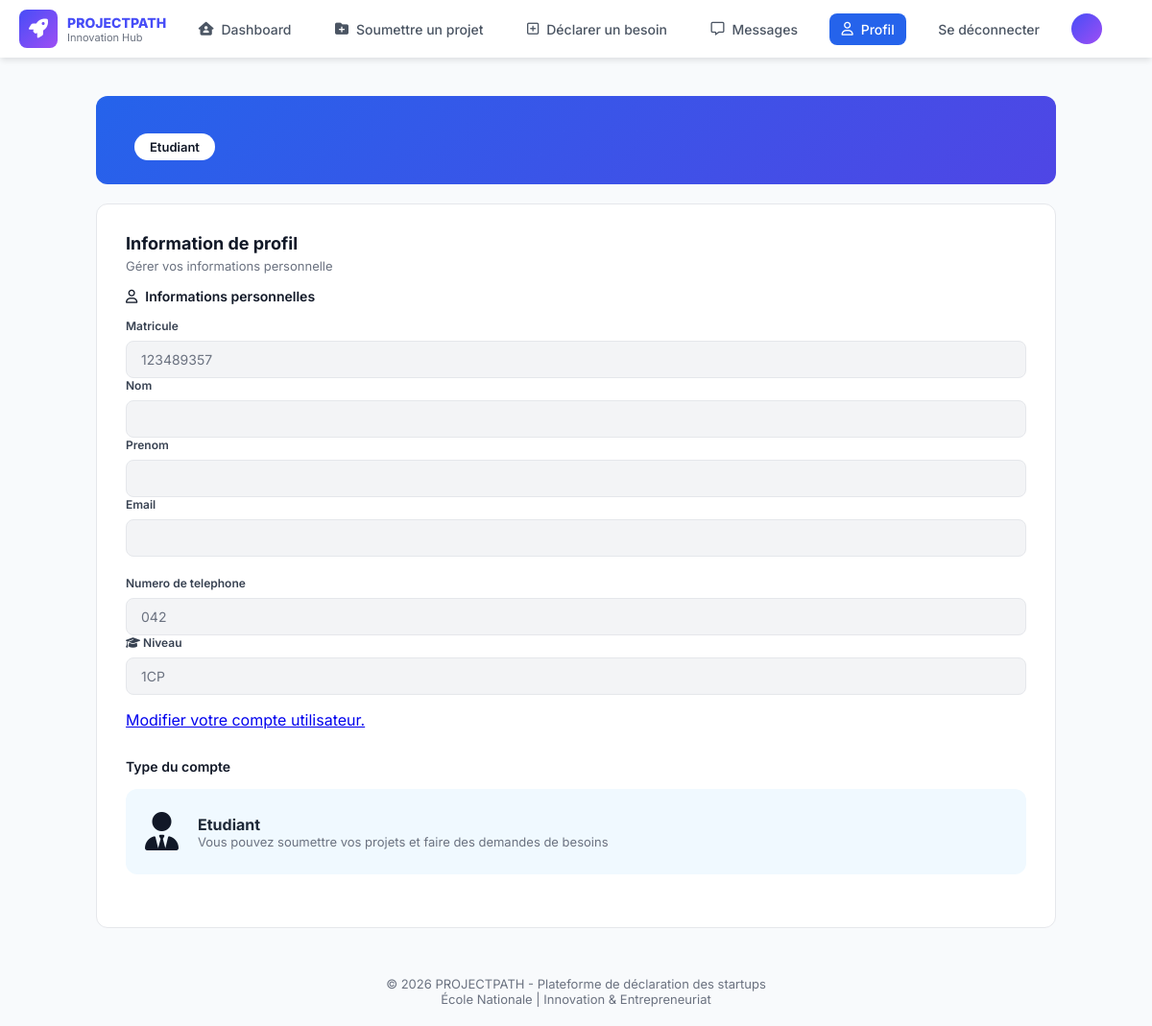
The app's page /user/12 (signed in) with its own data.
### PP/models.py (models this page shows, shortened)
class CompteEtudiant(AbstractUser, PermissionsMixin):
    matricule = models.fields.IntegerField(unique=True, validators= [Validate_matricule], default = "123889357")
    class Niveau(models.TextChoices):
        one = "1CP", "1CP"
        two = "2CP", "2CP"
        three = "1CS" , "1CS"
        four = "2CS" , "2CS"
        five = "3CS", "3CS"
    niveau_etude = models.fields.CharField(max_length = 5 , choices = Niveau.choices, default = "1CP")
    telephone = models.fields.IntegerField(validators=[Validate_telephone], default=42)
    class Meta:
        verbose_name = "User"
        verbose_name_plural = "Users"

### PP/views_user.py (the view)
# urls.py: path("user/<int:user_id>", views_user.user_details, name="user_details"),
@login_required
def user_details(request, user_id):
    if request.user.id != user_id:
        return redirect("logout")
    user = CompteEtudiant.objects.get(id = user_id)
    return render(request, "Student/user.html", {"user": user, "user_id": user_id})

### PP/template/Student/user.html (shortened to what this page needs)
{% load static %}
<!DOCTYPE html>
<html lang="fr">
<head>
    <link rel="stylesheet" href="https://cdnjs.cloudflare.com/ajax/libs/font-awesome/6.4.0/css/all.min.css">
    <link rel="stylesheet" href="{% static 'css/profil.css' %}">
</head>
<body>
    <nav>
        <div class="logo">
            <i class="fa-solid fa-rocket"></i>
            <div class="txt">
                <h4>PROJECTPATH</h4>
                <p>Innovation Hub</p>
            </div>
        </div>
        <div class="nav-links" id="nav-links">
            <div id="dash" class="same" data-page="{%url 'home' user_id%}">
                <i class="fa-solid fa-house-user"></i>
                <p>Dashboard</p>
            </div>
            <div class="same" id="soumettre" data-page="{%url 'add_project' user_id%}">
                <i class="fa-solid fa-folder-plus"></i>
                <p>Soumettre un projet</p>
            </div>
            <div class="same" id="besoin" data-page="{%url 'add_request' user_id%}">
                <i class="fa-regular fa-square-plus"></i>
                <p>Déclarer un besoin</p>
            </div>
            <div class="same" id="message" data-page="{%url 'message_etudiant' user_id%}">
                <i class="fa-regular fa-message"></i>
                <p>Messages</p>
            </div>
            <div class="same active" id="profil" data-page="{%url 'user_details' user_id%}">
                <i class="fa-regular fa-user"></i>
                <p>Profil</p>
            </div>
            <div class="same" id="profil" data-page="{%url 'logout'%}">
                <p>Se déconnecter</p>
            </div>
        <div class="nav-right">
            <div class="compte">
                <span id="s1">{{ user.first_name|first }}</span>
            </div>
        </div>
    </nav>
    <main class="container">
        <section class="banner profil-banner">
            <div class="profil-header">
                <div class="profil-info">
                    <span class="badge-role"> Etudiant</span>
                </div>
            </div>
        </section>
        <section class="card">
            <div class="card-header">
                <div>
                    <h2>Information de profil</h2>
                    <p>Gérer vos informations personnelle</p>
            </div>
             <div class="info-section">
                <div class="info-title">
                    <i class="fa-regular fa-user"></i> Informations personnelles
                </div>
                <div class="info-grid">
                    <div class="form-group">
                        <label >Matricule</label>
                        <input type="number" value={{user.matricule}} disabled class="input-disabled">
                    </div>
                    <div class="form-group">
                        <label>Nom</label>
                        <input type="text" value="{{ user.last_name }}" disabled class="input-disabled">
                    </div>
                    <div class="form-group">
                        <label>Prenom</label>
                        <input type="text" value="{{ user.first_name }}" disabled class="input-disabled">
                    </div>
                    <div class="form-group">
                        <label>Email</label>
                        <input type="email" value="{{ user.email }}" disabled class="input-disabled">
                    </div>
                    <br>
                    <div class="form-group">
                        <label for="nom">Numero de telephone</label>
                        <input type="number" id="nom" value=0{{user.telephone}} disabled class="input-disabled">
                    </div>
                    <div class="form-group">
                        <label for="niveau">
                            <i class="fa-solid fa-graduation-cap"></i> Niveau
                        </label>
                        <input type="text" id="niveau" value={{user.niveau_etude}} disabled class="input-disabled">
                    </div>
                    <div>
                    <p>&nbsp;</p>
                    <a href = "{%url 'modify_user_account' user.id%}">Modifier votre compte utilisateur.</a>
        </div>
                </div>
            </div>
            <div class="info-section mt-30">
                <div class="info-title">
                    Type du compte
                </div>
                <div class="account-type-box">
                    <div class="account-icon">
                        <i class="fa-solid fa-user-tie"></i>
                    </div>
                    <div class="account-content">
                        <h4>Etudiant</h4>
                        <p>Vous pouvez soumettre vos projets et faire des demandes de besoins</p>
                    </div>
                </div>
            </div>
        </section>
    </main>
    <footer style="margin-top: 50px; text-align: center; color: #6b7280; font-size: 13px; padding-bottom: 20px;">
        <p>© 2026 PROJECTPATH - Plateforme de déclaration des startups</p>
        <p>École Nationale | Innovation & Entrepreneuriat</p>
    </footer>
</body>
</html>

### PP/static/css/profil.css (style rules this page uses)
* { margin: 0; padding: 0; box-sizing: border-box; }
body { font-family: 'Inter', sans-serif; background-color: #f8fafc; color: #1f2937; min-height: 100vh; display: flex; flex-direction: column; align-items: center; }
nav { background: #ffffff; position: fixed; top: 0; width: 100%; height: 60px; display: flex; justify-content: space-between; align-items: center; padding: 0 20px; box-shadow: 0 4px 6px -1px rgba(0, 0, 0, 0.1); z-index: 1000; }
.logo { display: flex; align-items: center; gap: 10px; }
.logo i { height: 40px; width: 40px; background: linear-gradient(135deg, rgb(71, 77, 247), rgb(158, 78, 244)); display: flex; justify-content: center; align-items: center; border-radius: 8px; color: white; font-size: 20px; }
.logo h4 { text-transform: uppercase; font-weight: 800; color: rgb(71, 77, 247); font-size: 14px; margin: 0; }
.logo p { font-size: 11px; color: #6b7280; margin: 0; }
.nav-links { display: flex; flex: 1; justify-content: space-evenly; align-items: center; }
nav .same { display: flex; align-items: center; gap: 8px; padding: 8px 12px; border-radius: 8px; color: #4b5563; font-size: 14px; font-weight: 500; cursor: pointer; transition: all 0.2s ease; }
nav .same.active { background-color: #2563eb; color: white; }
nav .same.active i { color: white; }
.nav-right { display: flex; align-items: center; gap: 15px; }
.compte { display: flex; align-items: center; gap: 10px; font-size: 14px; font-weight: 500; }
#s1 { background: linear-gradient(135deg, rgb(71, 77, 247), rgb(158, 78, 244)); color: white; height: 32px; width: 32px; display: flex; align-items: center; justify-content: center; border-radius: 50%; font-weight: 600; }
.container { width: 90%; max-width: 1000px; margin-top: 100px; display: flex; flex-direction: column; gap: 20px; }
.banner { color: white; padding: 30px 40px; border-radius: 12px; }
.profil-banner { background: linear-gradient(135deg, #2563eb, #4f46e5); }
.profil-header { display: flex; align-items: center; gap: 30px; }
.badge-role { background-color: white; color: #111827; font-size: 13px; font-weight: 600; padding: 6px 16px; border-radius: 20px; }
.card { background: white; border-radius: 12px; border: 1px solid #e5e7eb; padding: 30px; }
.card-header { margin-bottom: 25px; }
.card-header h2 { font-size: 18px; color: #111827; margin-bottom: 5px; }
.card-header p { font-size: 13px; color: #6b7280; }
.info-section { margin-top: 15px; }
.mt-30 { margin-top: 30px; }
.info-title { font-size: 14px; font-weight: 600; color: #111827; margin-bottom: 15px; display: flex; align-items: center; gap: 8px; }
.info-grid { gap: 20px; }
.form-group { flex: 1; display: flex; flex-direction: column; gap: 8px; }
.form-group label { font-size: 12px; font-weight: 600; color: #374151; }
.input-disabled { padding: 10px 15px; border-radius: 8px; border: 1px solid #e5e7eb; background-color: #f3f4f6; font-family: 'Inter', sans-serif; font-size: 14px; color: #6b7280; outline: none; cursor: not-allowed; }
.account-type-box { display: flex; align-items: center; gap: 20px; background-color: #f0f9ff; border-radius: 12px; padding: 20px; }
.account-icon { font-size: 40px; color: #111827; }
input, select, textarea { width: 100%; padding: 10px 14px; border: 1px solid #E5E7EB; border-radius: 8px; font-size: 14px; font-family: 'Inter', sans-serif; background: white; color: #1F2937; transition: all 0.2s ease; }

### records on screen
CompteEtudiant: matricule "123489357", telephone "042", niveau_etude "1CP"
